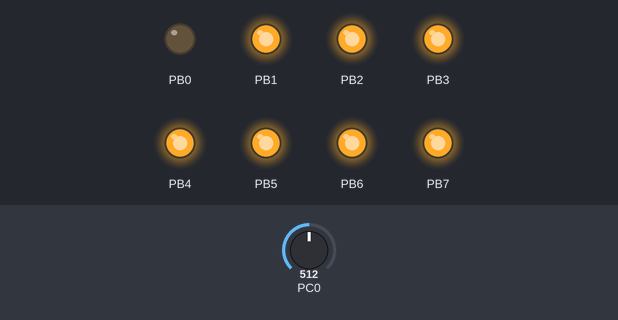
This program was run on a simulated ATmega328P, built with avr-gcc and emulated at 8 MHz (the files do not name the chip). Parts: output pins drawn as LEDs (lit = HIGH). The test bench sets the inputs (shaded band); at power-on: PC0 = 512.

Above: at 2.3 s.
2.4 s: PC0 set to 489
At 4.1 s:
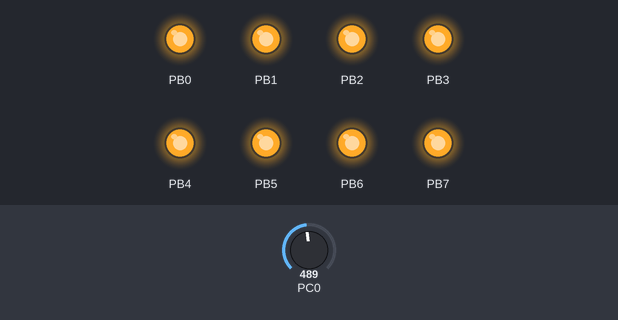
4.5 s: PC0 set to 511
At 5.2 s:
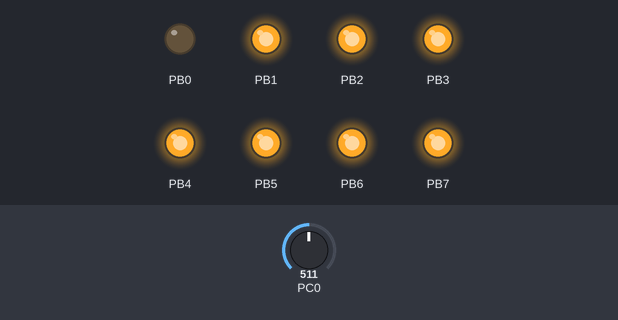
6.6 s: PC0 set to 306
At 8.7 s:
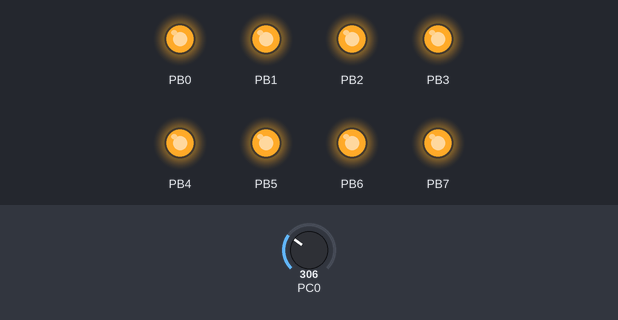
Timing chart, 0 to 10.2 s (numbered marks = the images above; inputs shaded):
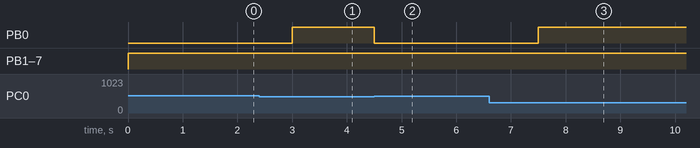

Measured:
- the behaviour switches between 504 and 503 on PC0 (found by bisection; images 0 and 1)
- after the input at 2.4 s, PB0: LOW → HIGH after 0.60 s
- after the input at 4.5 s, PB0: HIGH → LOW at once
- after the input at 6.6 s, PB0: LOW → HIGH after 0.90 s

The program:

main.c
```c
#include <avr/interrupt.h>
#include <avr/io.h>
#include <util/delay.h>

SIGNAL(ADC_vect)
{
	if(ADCH>125){
		PORTB&=0b11111110;
	}else {
		PORTB|=0b00000001;
	}
}

int main(void)
	{
		ADMUX = _BV(REFS0)|_BV(REFS1)|_BV(ADLAR) ;
		ADCSRA = _BV(ADEN)|_BV(ADIE)|_BV(ADPS2)|_BV(ADPS1)|_BV(ADPS0);
		DDRB=255;
		PORTB=255;
		sei();
	while (1)
	{
		ADCSRA|=_BV(ADSC);
		_delay_ms(1500);
	}
}
```
